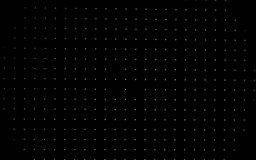
#> input picture sample_calibration_images/moving_target/set1/cal1.tif, 256 x 160 px, shrunk from 2560 x 1600 before the run
$ python -i pca_detection.py   (imports and definitions only)
#> lines starting #> are read from the running program, lines starting #| are printed output that depends on the picture
import cv2
import numpy as np
import matplotlib.pyplot as plt

from sklearn.decomposition import PCA
from pydmd import DMD


## TODO: add criterias based on the radius of a target point in the image

def detect_circles(image, radiusDot=5):
    # Normalize image from 0 to 1
    # image = cv2.normalize(image, None, 0, 1, cv2.NORM_MINMAX).astype(np.float32)

    # Step 1: artificially move grid and get data for PCA
    X = create_shifted_images(image, radius=radiusDot*1.5)

    first_mode = perform_PCA(X, image)
    # first_mode = perform_DMD(X, image)

    points = detect_circles_locations(first_mode, radiusDot)
    return points

def create_shifted_images(image, nimages=50, radius=9):
    # Create a dataset of 50 images by shifting img_data in a circle around the center
    # returns array X for PCA
    height, width = image.shape
    shifted_images = np.zeros((nimages, height, width), dtype=image.dtype)

    for i in range(nimages):
        angle = 2 * np.pi * i / nimages
        shift_x = int(radius * np.cos(angle))
        shift_y = int(radius * np.sin(angle))
        shifted_images[i] = np.roll(np.roll(image, shift_y, axis=0), shift_x, axis=1)

    return shifted_images.reshape(nimages, -1)

def detect_circles_locations(image, radiusMin):
    # Detect circles
    img = cv2.normalize(image, None, 0, 255, cv2.NORM_MINMAX).astype(np.uint8)
    circles = cv2.HoughCircles(
        img,
        cv2.HOUGH_GRADIENT,
        dp=1.2,           # Inverse accumulator ratio
        minDist=20,       # Minimum distance between circle centers
        param1=100,       # Canny high threshold
        param2=10,        # Accumulator threshold (lower -> more detections)
        minRadius=int(radiusMin),     # Smallest circle radius
        maxRadius=int(radiusMin*1.5)     # Largest circle radius
    )

    # Draw detected circles
    output = cv2.cvtColor(img, cv2.COLOR_GRAY2BGR)
    if circles is not None:
        circles = np.uint16(np.around(circles))
        for (x, y, r) in circles[0, :]:
            # cv2.circle(output, (x, y), r, (255, 0, 0), 2)
            cv2.circle(output, (x, y), 10, (0, 0, 255), 3)

    plt.imshow(output)
    plt.axis("off")
    plt.show()

    if circles is not None:
        centers = [(int(x), int(y)) for x, y, r in circles[0, :]]
        return centers
    else:
        return []

def perform_PCA(X, image):
    # Step 2: perform PCA
    pca = PCA(n_components=10)
    pca.fit(X)

    # Reshape the first principal component to image shape and plot
    leading_mode = pca.components_[0].reshape(image.shape[0], image.shape[1])
    plt.figure(figsize=(8, 6))
    plt.imshow(leading_mode, cmap='inferno')
    plt.title('First Principal Component (PCA)')
    plt.colorbar()
    plt.show()
    return leading_mode

def perform_DMD(X, image, n_modes=10):
    """
    Perform Dynamic Mode Decomposition (DMD) on the shifted images dataset X using pydmd.
    Returns the leading DMD mode reshaped to the image shape.
    """
    # Arrange X as snapshots: columns are flattened images
    snapshots = X.T  # shape: (pixels, nimages)

    dmd = DMD(svd_rank=n_modes)
    dmd.fit(snapshots)

    # Take the leading DMD mode and reshape
    leading_mode = np.abs(dmd.modes[:, 0]).reshape(image.shape)
    plt.figure(figsize=(8, 6))
    plt.imshow(leading_mode, cmap='viridis')
    plt.title('Leading DMD Mode (PyDMD)')
    plt.colorbar()
    plt.show()
    return leading_mode

>>> import cv2
>>> picture = cv2.imread('../sample_calibration_images/moving_target/set1/cal1.tif', cv2.IMREAD_GRAYSCALE)
#> picture is the input picture: shape (160, 256); min 0, max 121, mean 2.4
>>> result = detect_circles(picture)
#> in perform_PCA, `plt.show()`:
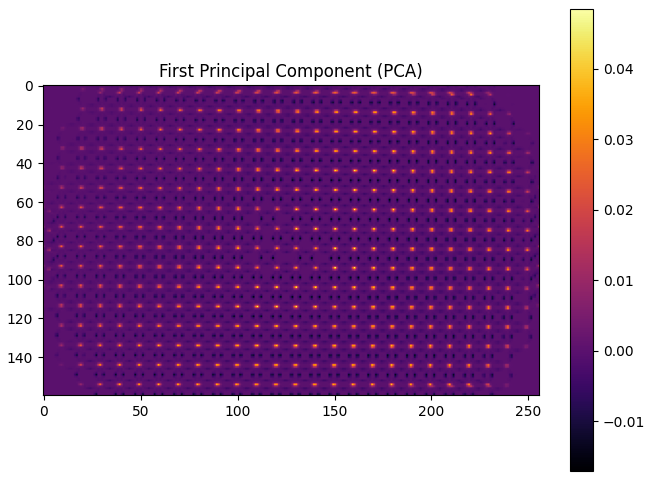
#> figure drawn by matplotlib, 2 panels
#> in detect_circles, `first_mode = perform_PCA(X, image)`:
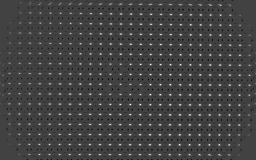
#> first_mode: shape (160, 256) float64; min -0.0171, max 0.0485, mean 2.17e-20; drawn with min black and max white
#> in detect_circles_locations, `circles = cv2.HoughCircles( img, cv2.HOUGH_GRADIENT, dp=1.2,`: circles = None
#> in detect_circles, `points = detect_circles_locations(first_mode, radiusDot)`: points = []
#> result = []

$ run again, on sample_calibration_images/moving_target/set1/cal2.tif
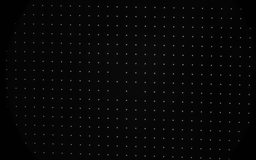
#> input picture sample_calibration_images/moving_target/set1/cal2.tif, 256 x 160 px, shrunk from 2560 x 1600 before the run
#> picture is the input picture: shape (160, 256); min 0, max 115, mean 7.1
#> in perform_PCA, `plt.show()`:
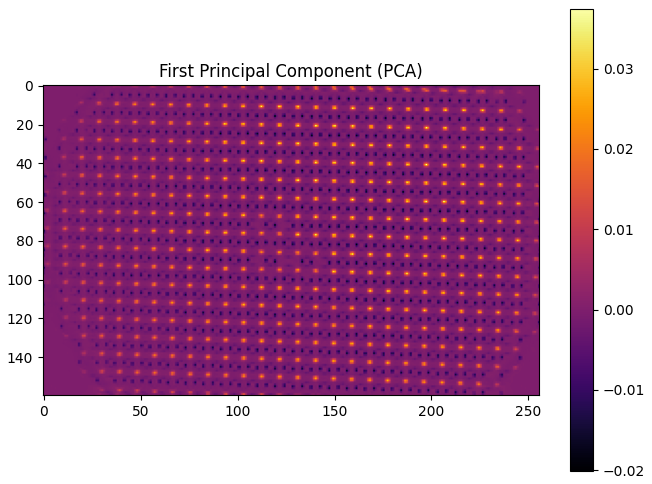
#> figure drawn by matplotlib, 2 panels
#> in detect_circles_locations, `circles = cv2.HoughCircles( img, cv2.HOUGH_GRADIENT, dp=1.2,`: circles = [[173.4, 100.2, 6.32]]
#> in detect_circles_locations, `circles = np.uint16(np.around(circles))`: circles = [[173, 100, 6]]
#> the loop in detect_circles_locations, `for (x, y, r) in circles[0, :]:` made 1 pass
#> after the loop in detect_circles_locations, `for (x, y, r) in circles[0, :]:`:
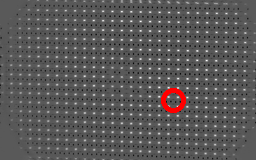
#> output: shape (160, 256, 3); mean B, G, R 88, 88, 89.9
#> centers = [(173, 100)]

$ run again, on sample_calibration_images/moving_target/set1/cal3.tif
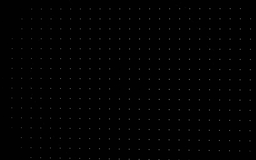
#> input picture sample_calibration_images/moving_target/set1/cal3.tif, 256 x 160 px, shrunk from 2560 x 1600 before the run
#> picture is the input picture: shape (160, 256); min 0, max 83, mean 2
#> in perform_PCA, `plt.show()`:
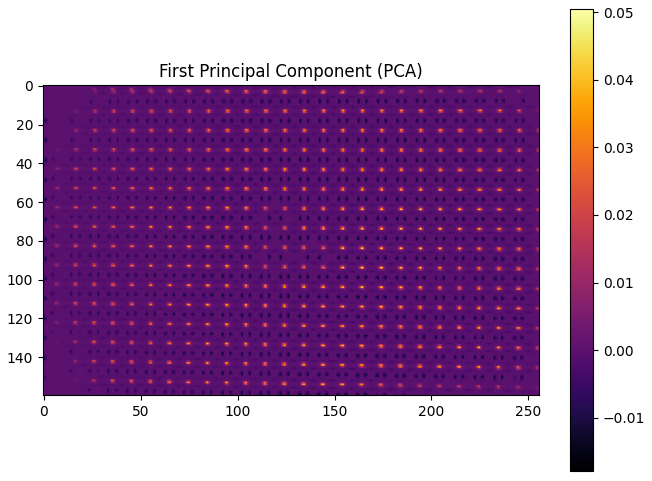
#> figure drawn by matplotlib, 2 panels
#> in detect_circles, `first_mode = perform_PCA(X, image)`:
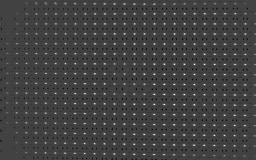
#> first_mode: shape (160, 256) float64; min -0.0179, max 0.0505, mean 0; drawn with min black and max white
#> circles = None
#> points = []
